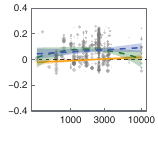

The script that saved this image:
rm(list = ls())
library(rstudioapi)
library(stringr)
library(multcomp)
library(metafor)
library(ggplot2)
currentPath <- getSourceEditorContext()$path
charLocations <- gregexpr('/',currentPath)[[1]]
currentPath <- substring(currentPath,1,charLocations[length(charLocations)]-1)
setwd(currentPath)

##==== Function ====##
theme_custom <- function(){
  myTheme <- theme(panel.background = element_rect(fill = 'white',color = 'black',size = 0.5),
                   panel.grid = element_blank(),
                   legend.position = 'none',
                   plot.margin = margin(6,6,6,6),
                   plot.background = element_blank(),
                   axis.ticks = element_line(size = 0.3),
                   axis.ticks.length = unit(-0.15,'lines'),
                   axis.title.y = element_blank(),
                   axis.title.x = element_text(size = 7,margin = margin(2,0,0,0),face = 'bold'),
                   axis.text.y = element_text(size = 7,margin = margin(0,3,0,0),color = '#000000'),
                   axis.text.x = element_text(size = 7,margin = margin(4,0,0,0),color = '#000000'))
  return(myTheme)
}
CMYKtoRGB <- function(C,M,Y,K){
  Rc <- (1-C)*(1-K)
  Gc <- (1-M)*(1-K)
  Bc <- (1-Y)*(1-K)
  R <- as.character(as.hexmode((ceiling(Rc*255))))
  G <- as.character(as.hexmode((ceiling(Gc*255))))
  B <- as.character(as.hexmode((ceiling(Bc*255))))
  if(nchar(R) == 1){
    R <- paste0('0',R)
  }
  if(nchar(G) == 1){
    G <- paste0('0',G)
  }
  if(nchar(B) == 1){
    B <- paste0('0',B)
  }
  RGBColor <- paste0('#',R,G,B)
  return(RGBColor)
}
##==== Function ====##

load('Data_DBH.R')
dataMatrix$SpeciesRichness <- str_count(dataMatrix$Composition,'\\+') + 1
selectIDs <- which(dataMatrix$SpeciesRichness == 2)
dataMatrix <- dataMatrix[selectIDs,]
selectIDs <- which(dataMatrix$Density <= 4)
dataMatrix <- dataMatrix[selectIDs,]

##==== Part 1: Collate data ====##
dataMatrix$BubbleSize <- 0
Weight <- 1/sqrt(dataMatrix$Net_vi)
Breaks <- quantile(Weight,c(0.2,0.4,0.6,0.8,1))
selectIDs <- which(Weight < Breaks[1])
dataMatrix$BubbleSize <- 0.4
for(i in seq(2,length(Breaks))){
  selectIDs <- which((Weight < Breaks[i])&(Weight >= Breaks[i-1]))
  dataMatrix$BubbleSize[selectIDs] <- 0.4 + (i-1)*0.4
}
selectIDs <- which((dataMatrix$Net_yi <= quantile(dataMatrix$Net_yi,0.98))&(dataMatrix$Net_yi >= quantile(dataMatrix$Net_yi,0.02)))
newDataMatrix <- dataMatrix[selectIDs,c('Age','Density','Net_yi','BubbleSize')]

dataMatrix$Level4 <- as.factor(paste(dataMatrix$Lat,dataMatrix$Lon))
dataMatrix$Level3 <- as.factor(paste(dataMatrix$Composition,dataMatrix$Age,dataMatrix$Density))
dataMatrix$Level2 <- as.factor(seq(1,nrow(dataMatrix)))
##==== Part 1: Collate data ====##

##==== Part 2: Fit Density ====##
res_Net <- rma.mv(Net_yi,Net_vi,mods = ~Density,random = ~1|Level4/Level3/Level2,method = 'ML',data = dataMatrix)
res_Com <- rma.mv(Com_yi,Com_vi,mods = ~Density+Density2,random = ~1|Level4/Level3/Level2,method = 'ML',data = dataMatrix)
res_Sel <- rma.mv(Sel_yi,Sel_vi,mods = ~Density,random = ~1|Level4/Level3/Level2,method = 'ML',data = dataMatrix)
# Fit line Net
densityLineNet <- as.data.frame(matrix(data = 0,nrow = 100,ncol = 4))
colnames(densityLineNet) <- c('X','Y','Upper','Lower')
tempX <- seq(min(dataMatrix$Density),max(dataMatrix$Density),length.out = 100)
for(i in seq(1,length(tempX))){
  densityLineNet[i,1] <- tempX[i]
  tempResult <- predict.rma(res_Net,newmods = tempX[i])
  densityLineNet[i,2] <- as.numeric(tempResult$pred)
  densityLineNet[i,3] <- as.numeric(tempResult$ci.ub)
  densityLineNet[i,4] <- as.numeric(tempResult$ci.lb)
}
# Fit line Com
densityLineCom <- as.data.frame(matrix(data = 0,nrow = 100,ncol = 4))
colnames(densityLineCom) <- c('X','Y','Upper','Lower')
tempX <- seq(min(dataMatrix$Density),max(dataMatrix$Density),length.out = 100)
for(i in seq(1,length(tempX))){
  densityLineCom[i,1] <- tempX[i]
  tempResult <- predict.rma(res_Com,newmods = c(tempX[i],tempX[i]^2))
  densityLineCom[i,2] <- as.numeric(tempResult$pred)
  densityLineCom[i,3] <- as.numeric(tempResult$ci.ub)
  densityLineCom[i,4] <- as.numeric(tempResult$ci.lb)
}
# Fit line Sel
densityLineSel <- as.data.frame(matrix(data = 0,nrow = 100,ncol = 4))
colnames(densityLineSel) <- c('X','Y','Upper','Lower')
tempX <- seq(min(dataMatrix$Density),max(dataMatrix$Density),length.out = 100)
for(i in seq(1,length(tempX))){
  densityLineSel[i,1] <- tempX[i]
  tempResult <- predict.rma(res_Sel,newmods = tempX[i])
  densityLineSel[i,2] <- as.numeric(tempResult$pred)
  densityLineSel[i,3] <- as.numeric(tempResult$ci.ub)
  densityLineSel[i,4] <- as.numeric(tempResult$ci.lb)
}
# CI polygon Net
densityCIPolygonNet <- as.data.frame(matrix(data = 0,nrow = (2*nrow(densityLineNet)+1),ncol = 2))
colnames(densityCIPolygonNet) <- c('X','Y')
count <- 1
for(i in seq(1,nrow(densityLineNet))){
  densityCIPolygonNet$X[count] <- densityLineNet$X[i]
  densityCIPolygonNet$Y[count] <- densityLineNet$Upper[i]
  count <- count + 1
}
for(i in seq(nrow(densityLineNet),1,-1)){
  densityCIPolygonNet$X[count] <- densityLineNet$X[i]
  densityCIPolygonNet$Y[count] <- densityLineNet$Lower[i]
  count <- count + 1
}
densityCIPolygonNet$X[count] <- densityLineNet$X[1]
densityCIPolygonNet$Y[count] <- densityLineNet$Upper[1]
# CI polygon Com
densityCIPolygonCom <- as.data.frame(matrix(data = 0,nrow = (2*nrow(densityLineCom)+1),ncol = 2))
colnames(densityCIPolygonCom) <- c('X','Y')
count <- 1
for(i in seq(1,nrow(densityLineCom))){
  densityCIPolygonCom$X[count] <- densityLineCom$X[i]
  densityCIPolygonCom$Y[count] <- densityLineCom$Upper[i]
  count <- count + 1
}
for(i in seq(nrow(densityLineCom),1,-1)){
  densityCIPolygonCom$X[count] <- densityLineCom$X[i]
  densityCIPolygonCom$Y[count] <- densityLineCom$Lower[i]
  count <- count + 1
}
densityCIPolygonCom$X[count] <- densityLineCom$X[1]
densityCIPolygonCom$Y[count] <- densityLineCom$Upper[1]
# CI polygon Sel
densityCIPolygonSel <- as.data.frame(matrix(data = 0,nrow = (2*nrow(densityLineSel)+1),ncol = 2))
colnames(densityCIPolygonSel) <- c('X','Y')
count <- 1
for(i in seq(1,nrow(densityLineSel))){
  densityCIPolygonSel$X[count] <- densityLineSel$X[i]
  densityCIPolygonSel$Y[count] <- densityLineSel$Upper[i]
  count <- count + 1
}
for(i in seq(nrow(densityLineSel),1,-1)){
  densityCIPolygonSel$X[count] <- densityLineSel$X[i]
  densityCIPolygonSel$Y[count] <- densityLineSel$Lower[i]
  count <- count + 1
}
densityCIPolygonSel$X[count] <- densityLineSel$X[1]
densityCIPolygonSel$Y[count] <- densityLineSel$Upper[1]
##==== Part 2: Fit Density ====##

##==== Part 3: Draw ====##
fig_S9e <- ggplot()+
  geom_point(newDataMatrix,mapping = aes(x = Density,y = Net_yi),
             shape = 20,stroke = 0,color = '#666666',size = newDataMatrix$BubbleSize,alpha = 0.4)+
  geom_hline(yintercept = 0,size = 0.3,color = '#000000',linetype = 'dashed')+
  geom_line(data = densityLineSel,mapping = aes(x = X,y = Y),size = 0.5,color = CMYKtoRGB(0,0.38,0.96,0))+
  geom_polygon(data = densityCIPolygonSel,mapping = aes(x = X,y = Y),size = 0.5,fill = CMYKtoRGB(0,0.38,0.96,0),alpha = 0.3)+
  geom_line(data = densityLineCom,mapping = aes(x = X,y = Y),size = 0.5,color = CMYKtoRGB(0.82,0.2,0.93,0.24),linetype = 'dashed')+
  geom_polygon(data = densityCIPolygonCom,mapping = aes(x = X,y = Y),size = 0.5,fill = CMYKtoRGB(0.82,0.2,0.93,0.24),alpha = 0.3)+
  geom_line(data = densityLineNet,mapping = aes(x = X,y = Y),size = 0.5,color = CMYKtoRGB(0.84,0.67,0,0),linetype = 'dashed')+
  geom_polygon(data = densityCIPolygonNet,mapping = aes(x = X,y = Y),size = 0.5,fill = CMYKtoRGB(0.84,0.67,0,0),alpha = 0.3)+
  scale_x_continuous(breaks = c(3,3.477,4),labels = c('1000','3000','10000'))+
  scale_y_continuous(limits = c(-0.4,0.4),breaks = seq(-0.4,0.4,0.2),labels = c('-0.4','-0.2','0','0.2','0.4'),expand = c(0,0))+
  xlab('Density')+
  theme_custom()
outputFileName <- paste0(currentPath,'/fig_S9e.pdf')
pdf(file = outputFileName,width = 1.55,height = 1.46,colormodel = 'cmyk')
print(fig_S9e)
dev.off()
##==== Part 3: Draw ====##